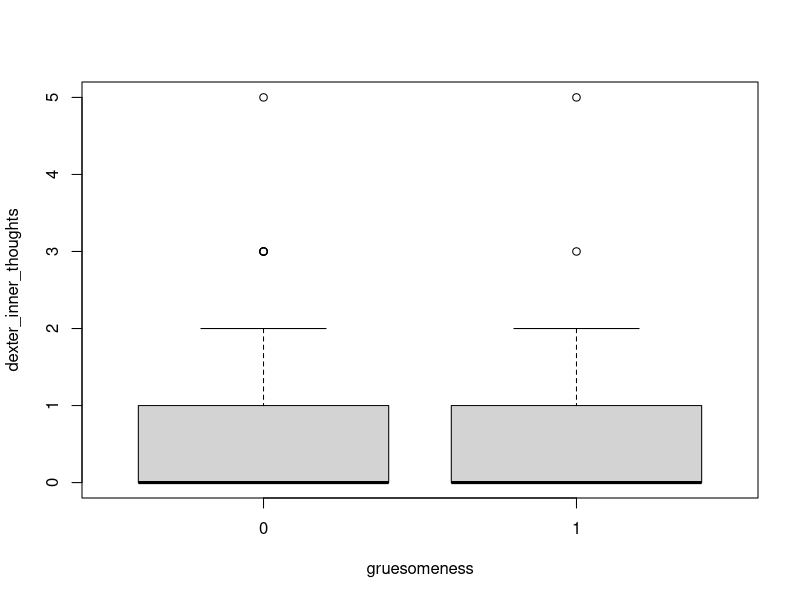
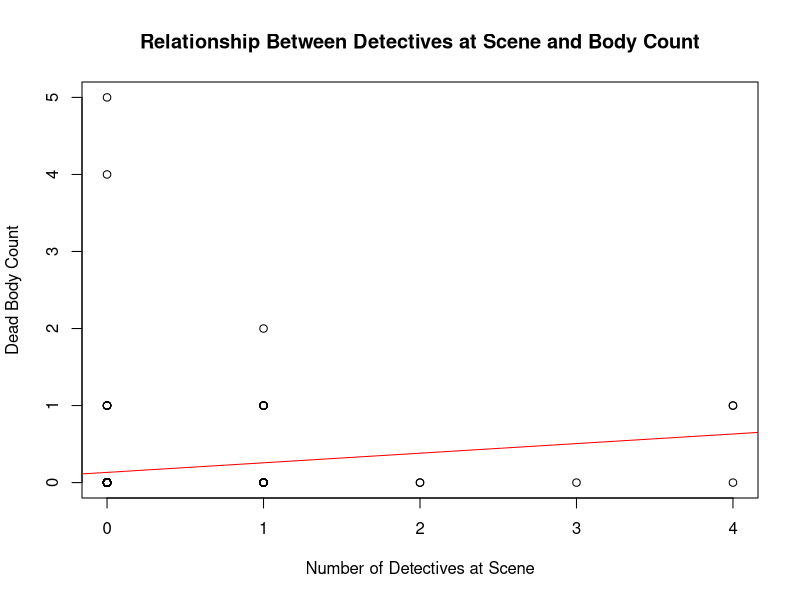
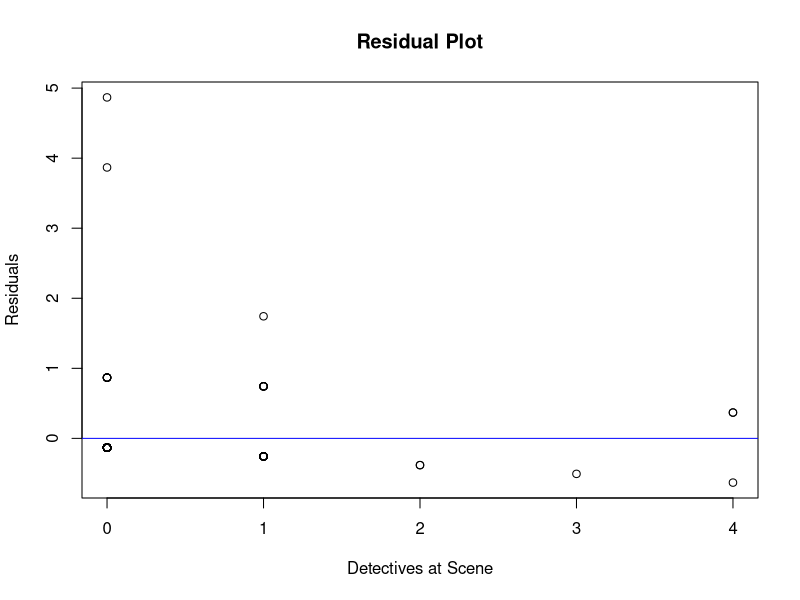

The R script that drew these images, in order:
# Set Working Directory
setwd("H:/sta215")

# install "haven" package
install.packages("haven")

# Load "haven" package
library("haven")

#Load raw_data 
raw_data<-read.csv("raw_data.csv")

#Table 1: Descriptive Statistics

# Quantitative Variable 1
mean(raw_data$dexter_screentime)
sd(raw_data$dexter_screentime)
summary(raw_data$dexter_screentime)

#Quantitative Variable 2
mean(raw_data$dexter_inner_thoughts)
sd(raw_data$dexter_inner_thoughts)
summary(raw_data$dexter_inner_thoughts)

#Qualitative Variable 1
table(raw_data$lighting)
summary(raw_data$lighting)

#Qualitative Variable 2
table(raw_data$tension)
summary(raw_data$tension)

#Qualitative Variable 3
table(raw_data$gruesomeness)
summary(raw_data$gruesomeness)

#Table 2: Contingency Table
table(raw_data$tension,raw_data$lighting)
chisq.test(raw_data$tension,raw_data$lighting)

#Figure 1: Box Plot
model <- lm(dexter_inner_thoughts ~ gruesomeness, data = raw_data)
summary(model)
aov_result <- aov(dexter_inner_thoughts ~ gruesomeness, data = raw_data)
summary(aov_result)
boxplot(dexter_inner_thoughts ~ gruesomeness, data = raw_data)

#Figure 2: Scatter Plot
# ylab labels the y axis and xlab labels the x axis and main title the graph
plot(dead_body_count ~ detectives_at_scence, data = raw_data, xlab = "Number of Detectives at Scene", ylab = "Dead Body Count", main = "Relationship Between Detectives at Scene and Body Count")
linear <- lm(dead_body_count ~ detectives_at_scence, data = raw_data)
summary(linear)
abline(linear, col = "red")

#Figure 3: Residual Plot
#h=0 is the abline sets  y-value for the horizontal line, the line helps identify whether residuals are evenly distributed above and below 0, which is expected for a well-fitting linear model.
residuals <- resid(linear)
plot(raw_data$detectives_at_scence, residuals, ylab = "Residuals", xlab = "Detectives at Scene", main = "Residual Plot")
abline(h=0,col = "blue")
